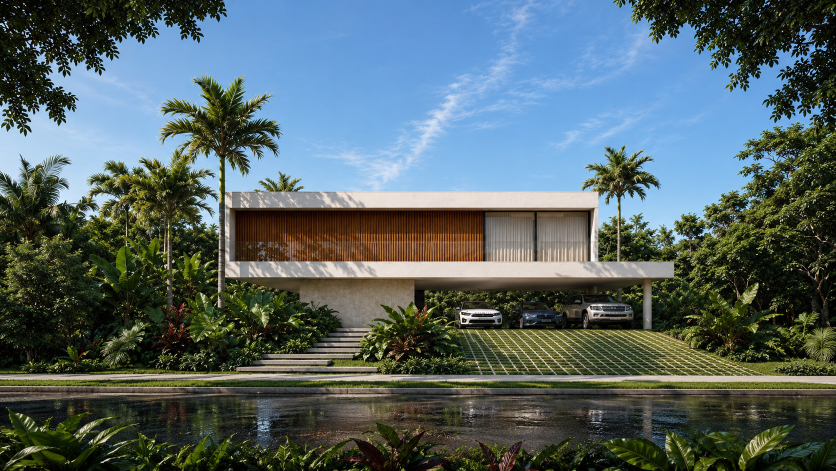
#> input picture mansao/ChatGPT Image 15 de set. de 2026, 19_49_54.png, 1672 x 941 px, found by its file name (shown at 1/2 size)
$ python assets2.py
#> lines starting #> are read from the running program, lines starting #| are printed output that depends on the picture
from PIL import Image
import os
B="/home/user/variant.agencia/mansao/"
full=Image.open(B+"ChatGPT Image 15 de set. de 2026, 19_49_54.png").convert("RGB")
#> full is the input picture: PIL image 1672x941 RGB; mean R, G, B 85.3, 101, 102.4
def save(im,name,q=84):
    p="out/"+name; im.save(p,"WEBP",quality=q,method=6)
    print(name,im.size,os.path.getsize(p)//1024,"KB")
for n,box in {
 "g-fachada.webp":(430,330,1320,790),     # volume inteiro
 "g-palmeiras.webp":(250,90,780,900),     # vertical, palmeiras + lateral
 "g-ripado.webp":(470,400,980,620),       # detalhe do ripado de madeira
 "g-espelho.webp":(380,700,1450,941),     # espelho d'agua faixa
}.items(): save(full.crop(box),n)
#> this loop made 4 passes
#> pass 1, in save, `p = 'out/' + name`:
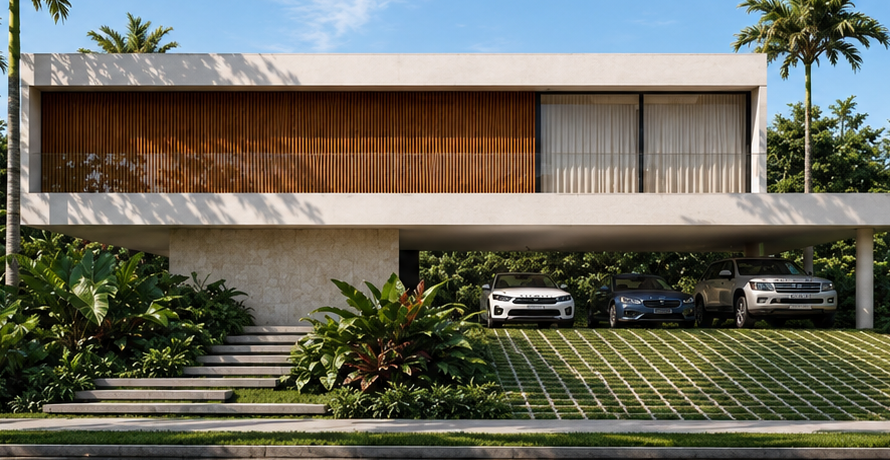
#> saved as g-fachada.webp: PIL image 890x460 RGB; mean R, G, B 105.6, 105, 92
#> pass 2, in save (call 2), `p = 'out/' + name`:
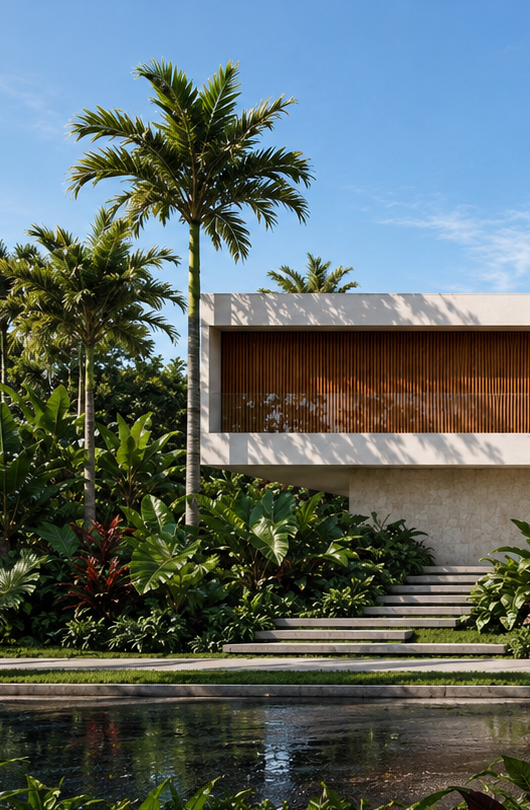
#> saved as g-palmeiras.webp: PIL image 530x810 RGB; mean R, G, B 92.3, 104.7, 103.1

$ run again, with mansao/casa arvore 4.jpg saved as mansao/ChatGPT Image 15 de set. de 2026, 19_49_54.png
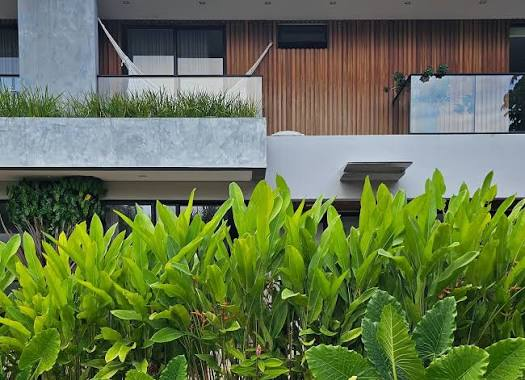
#> input picture mansao/casa arvore 4.jpg, 525 x 380 px, found by its file name
#> full is the input picture: PIL image 525x380 RGB; mean R, G, B 99.8, 115.6, 75.3
#> the loop `for n,box in { "g-fachada.webp":(430,330,1320,790),     # volume intei..` made 4 passes
#> pass 1, in save, `p = 'out/' + name`:
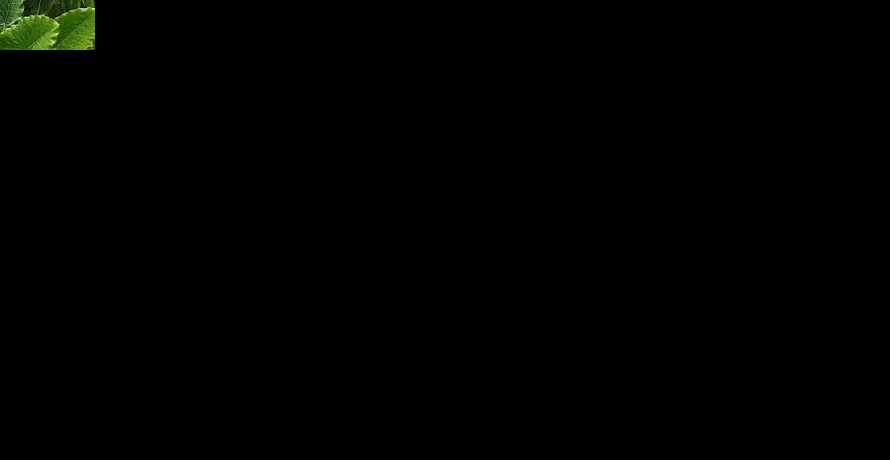
#> saved as g-fachada.webp: PIL image 890x460 RGB; mean R, G, B 0.8, 1.2, 0.3
#> pass 2, in save (call 2), `p = 'out/' + name`:
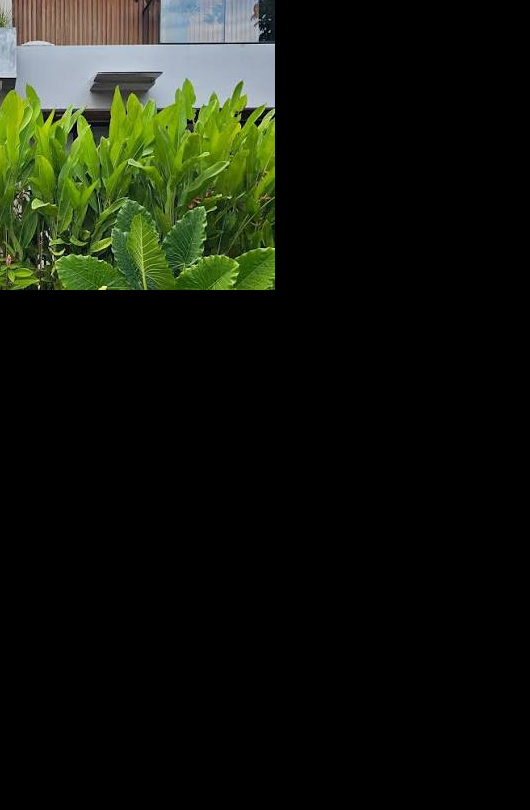
#> saved as g-palmeiras.webp: PIL image 530x810 RGB; mean R, G, B 19.2, 23.3, 13.3

$ run again, with mansao/casa arvore.webp saved as mansao/ChatGPT Image 15 de set. de 2026, 19_49_54.png
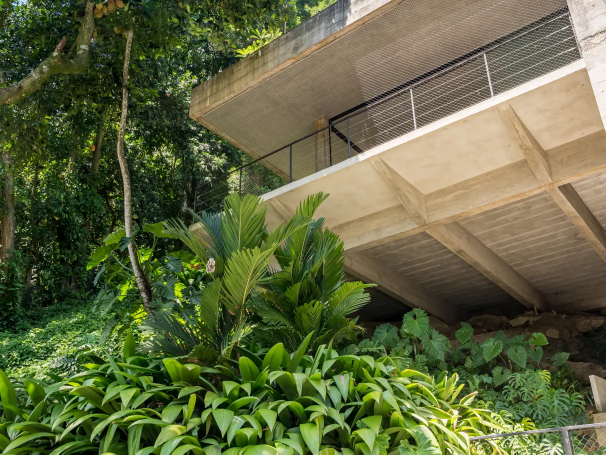
#> input picture mansao/casa arvore.webp, 1212 x 909 px, found by its file name (shown at 1/2 size)
#> full is the input picture: PIL image 1212x909 RGB; mean R, G, B 96.4, 103.3, 63.8
#> the loop `for n,box in { "g-fachada.webp":(430,330,1320,790),     # volume intei..` made 4 passes
#> pass 1, in save, `p = 'out/' + name`:
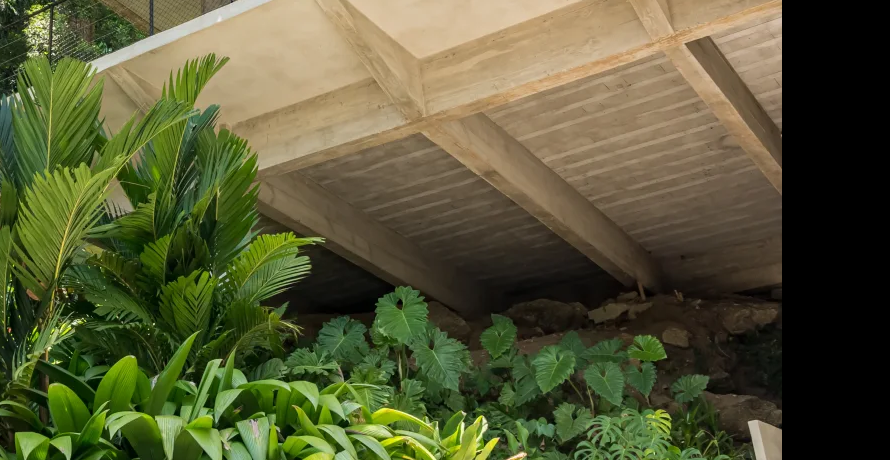
#> saved as g-fachada.webp: PIL image 890x460 RGB; mean R, G, B 87.2, 89, 54
#> pass 2, in save (call 2), `p = 'out/' + name`:
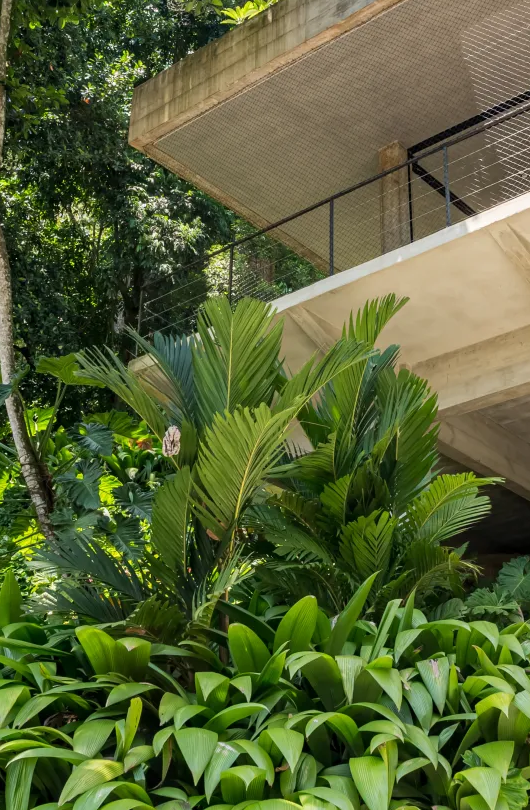
#> saved as g-palmeiras.webp: PIL image 530x810 RGB; mean R, G, B 87.1, 99.6, 53.6

$ run again, with mansao/casa arvvore.jpg saved as mansao/ChatGPT Image 15 de set. de 2026, 19_49_54.png
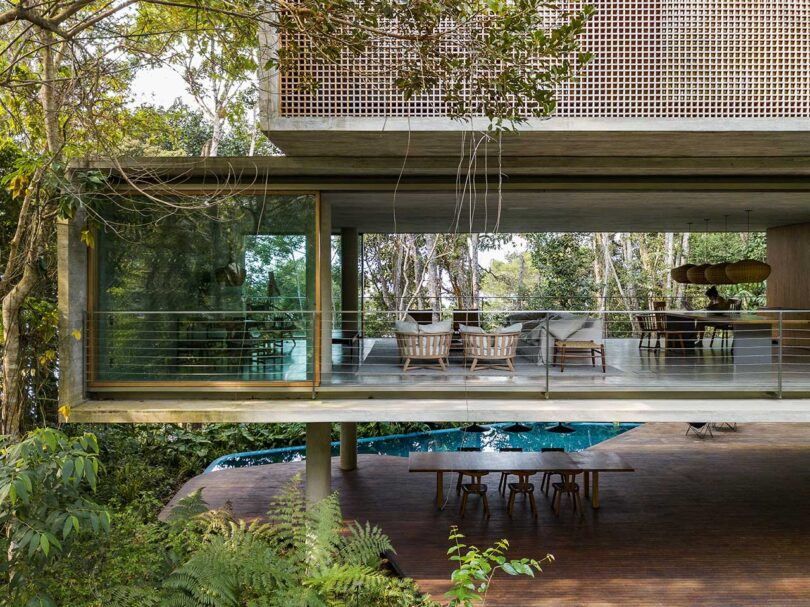
#> input picture mansao/casa arvvore.jpg, 810 x 607 px, found by its file name
#> full is the input picture: PIL image 810x607 RGB; mean R, G, B 102.5, 100.1, 78.4
#> the loop `for n,box in { "g-fachada.webp":(430,330,1320,790),     # volume intei..` made 4 passes
#> pass 1, in save, `p = 'out/' + name`:
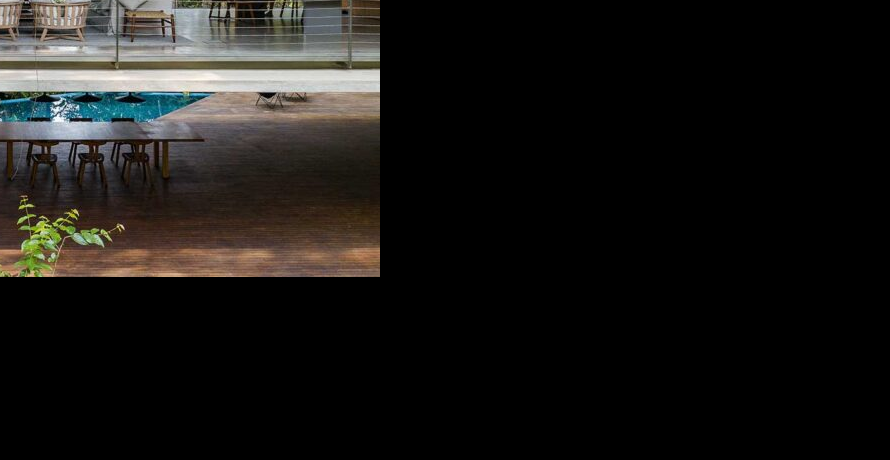
#> saved as g-fachada.webp: PIL image 890x460 RGB; mean R, G, B 24.9, 23.5, 21.4
#> pass 2, in save (call 2), `p = 'out/' + name`:
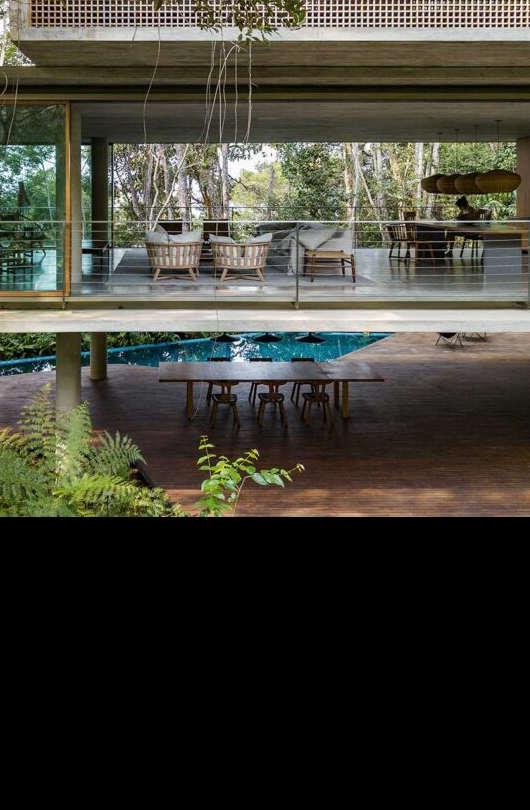
#> saved as g-palmeiras.webp: PIL image 530x810 RGB; mean R, G, B 63.6, 62.4, 52.8
